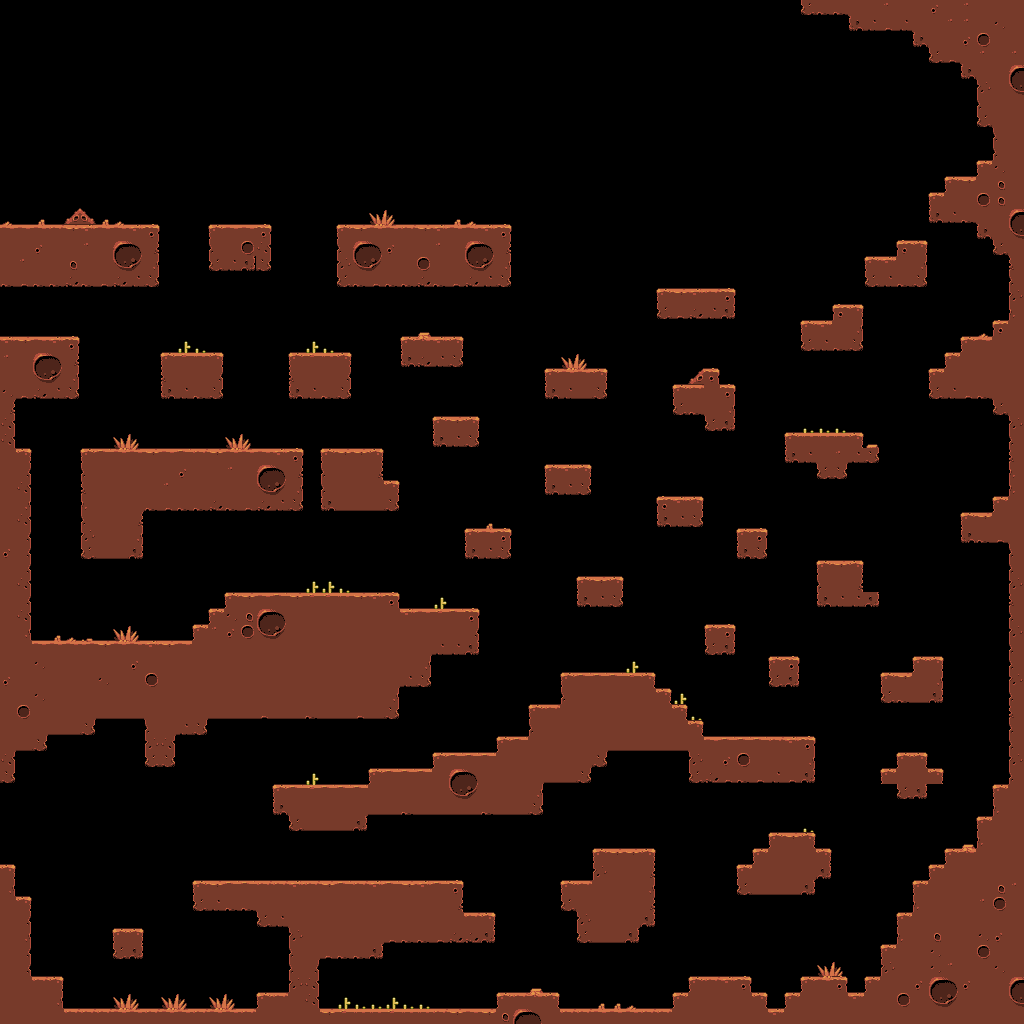

The image is a tile-based game level rendered from a .tmx file. Its description and source (layers, tilesets, objects; grid data summarised) follow:
An orthogonal 64x64 tile map with 16x16 px tiles, 1 tile layer (Tile Layer 1).

<map version="1.0" orientation="orthogonal" width="64" height="64" tilewidth="16" tileheight="16">
 <tileset firstgid="1" name="tiles-1" tilewidth="16" tileheight="16">
  <image source="tiles-1.png" width="272" height="64" />
 </tileset>
 <layer name="Tile Layer 1" width="64" height="64">
  <data>[4096 cells, 1249 non-empty, 54 distinct tile ids]</data>
 </layer>
</map>